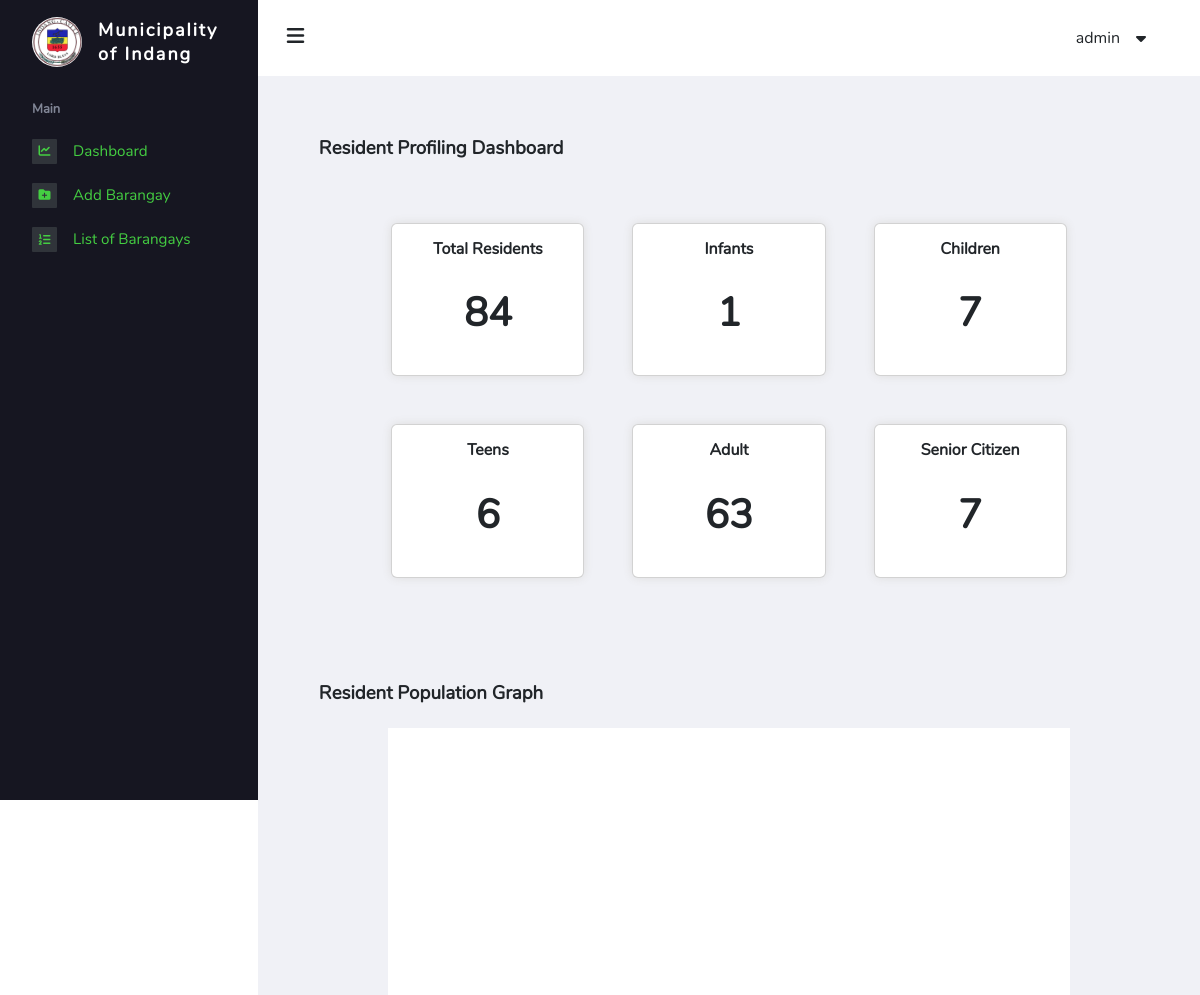
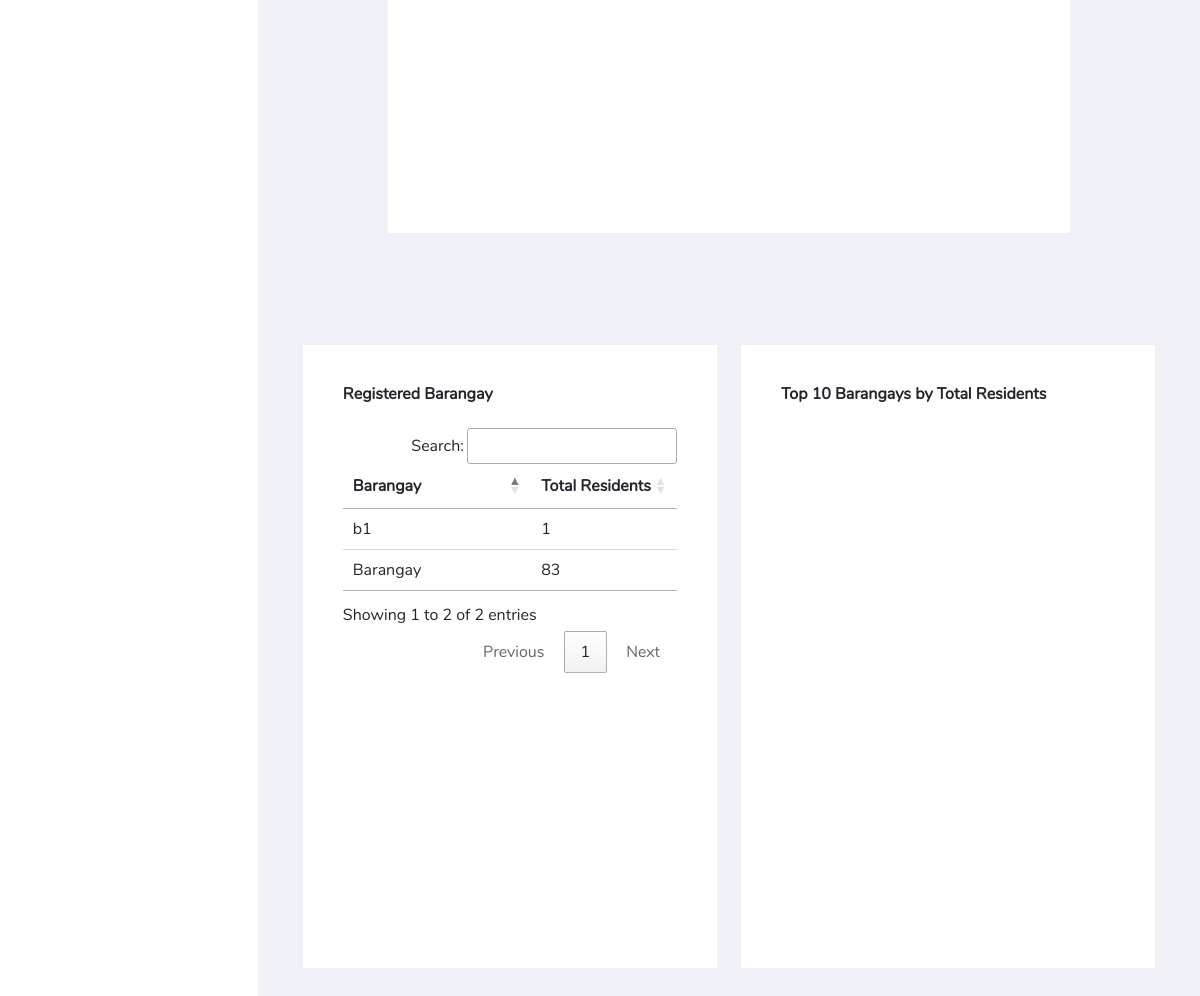
Before: /admin/index.php (signed in) with the older database file (2 pictures, top to bottom).
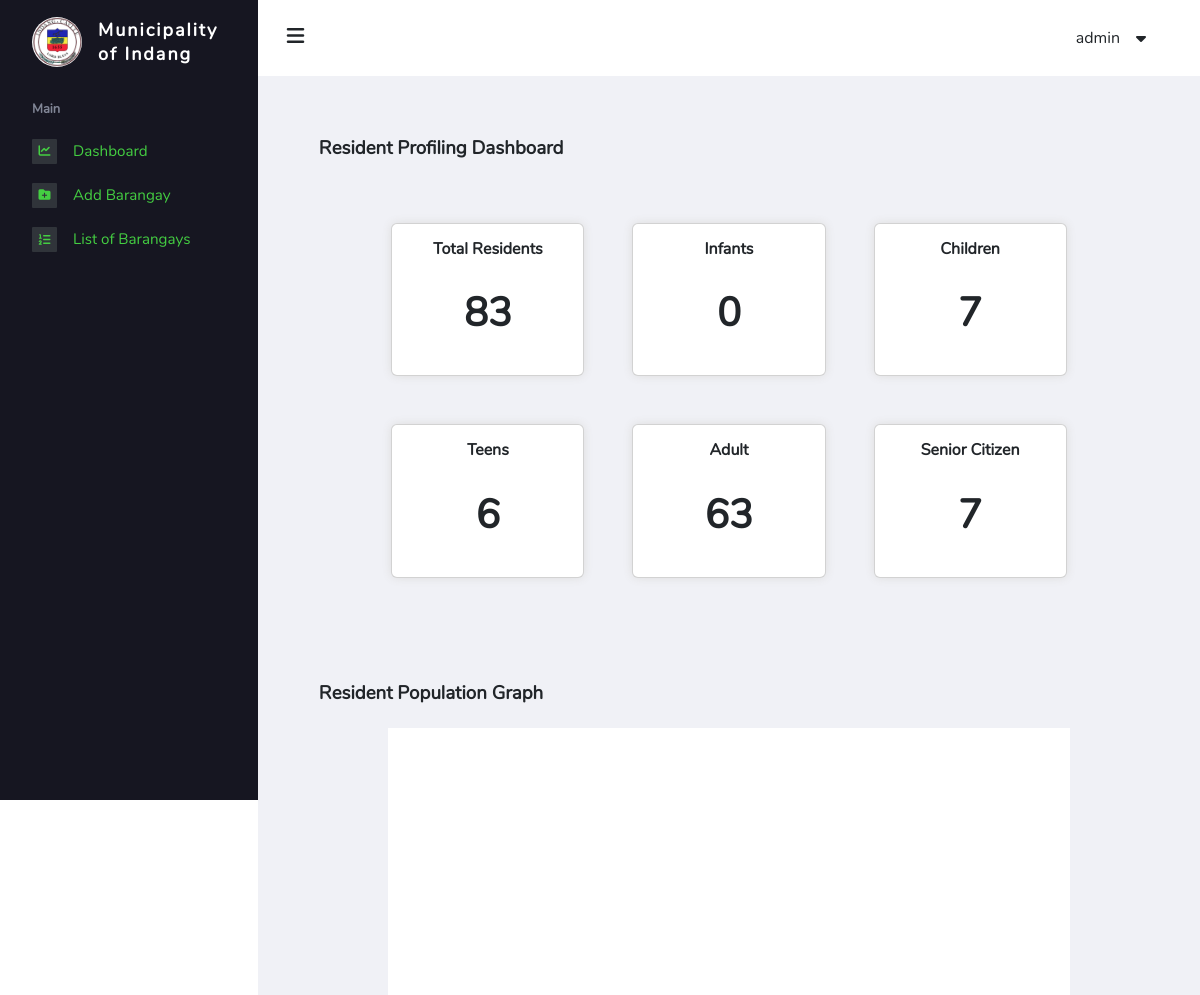
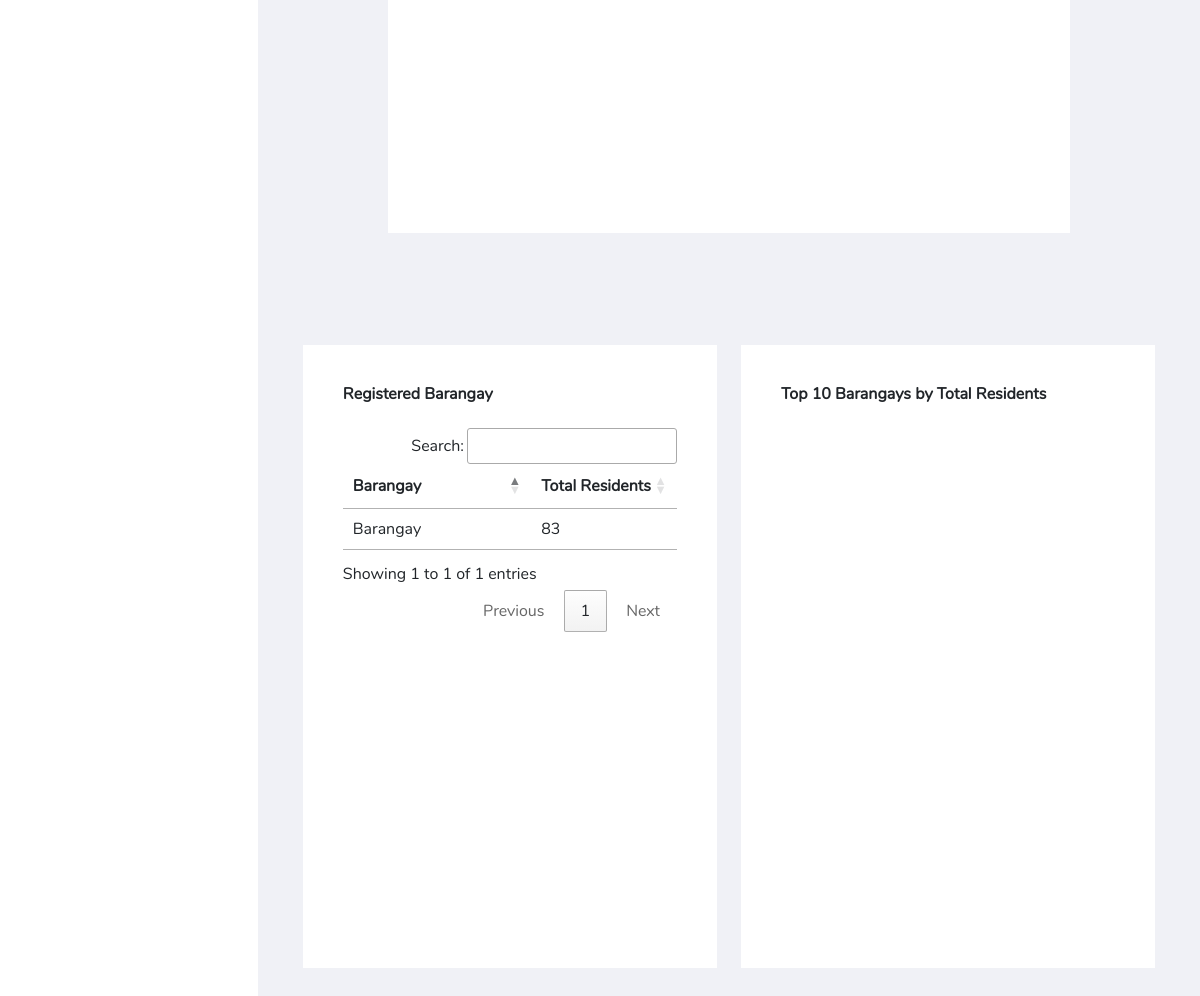
After: the same page with the newer database file (2 pictures, top to bottom).
### tables this page shows
CREATE TABLE `superadmin_config` (
  `municipality_id` int(11) NOT NULL,
  `municipality_name` varchar(255) NOT NULL,
  `municipality_link` varchar(255) NOT NULL,
  `municipality_logo` varchar(255) NOT NULL
);

CREATE TABLE `super_accounts` (
  `id` int(11) NOT NULL,
  `user_id` bigint(20) NOT NULL,
  `fullname` varchar(100) NOT NULL,
  `username` varchar(100) NOT NULL,
  `password` varchar(255) NOT NULL
);

CREATE TABLE `barangay` (
  `b_id` int(11) NOT NULL,
  `b_name` varchar(50) NOT NULL,
  `b_address` varchar(100) NOT NULL,
  `b_logo` varchar(100) NOT NULL,
  `b_link` varchar(100) NOT NULL,
  `is_active` tinyint(1) NOT NULL
);

### admin/includes/login-system.inc.php (called while the page is built, shortened)
<?php
function checkLogin($pdo)
{
    if (isset($_SESSION['user_id'])) {
        $id = $_SESSION['user_id'];
        $result = $pdo->query("SELECT * FROM super_accounts WHERE user_id = '$id' LIMIT 1");
        $result->execute();
        $numRows = $result->rowCount();
        if ($result && $numRows > 0) {
            $user_data = $result->fetch();
            return $user_data;
        }
    }
    die;
}

### admin/includes/session.inc.php (called while the page is built, shortened)
<?php
include 'includes/dbh.inc.php';
include 'includes/login-system.inc.php';
$user_data = checkLogin($pdo);

### admin/index.php (the view, shortened to what this page needs)
<?php
include 'includes/session.inc.php';
$query = "SELECT * FROM barangay";
$stmt = $pdo->query($query);
$barangays = $stmt->fetchAll(PDO::FETCH_ASSOC);
$total_residents = $pdo->query("SELECT COALESCE(COUNT(*), 0) FROM resident")->fetchColumn();
$ages = $pdo->query("SELECT TIMESTAMPDIFF(YEAR, birthdate, CURDATE()) AS age FROM resident")->fetchAll(PDO::FETCH_COLUMN);
$infant = count(array_filter($ages, function ($age) {
    return $age >= 0 && $age <= 1;
}));
$children = count(array_filter($ages, function ($age) {
    return $age >= 2 && $age <= 12;
}));
$teens = count(array_filter($ages, function ($age) {
    return $age >= 13 && $age <= 17;
}));
$adult = count(array_filter($ages, function ($age) {
    return $age >= 18 && $age <= 59;
}));
$senior = count(array_filter($ages, function ($age) {
    return $age >= 60;
}));
?>
<!DOCTYPE html>
<html lang="en">
<head>
    <link rel="stylesheet" href="https://cdnjs.cloudflare.com/ajax/libs/font-awesome/6.2.0/css/all.min.css" />
    <link href="https://cdn.jsdelivr.net/npm/bootstrap@5.3.0-alpha1/dist/css/bootstrap.min.css" rel="stylesheet">
    <link rel="stylesheet" href="https://cdn.datatables.net/1.13.4/css/jquery.dataTables.css" />
    <link rel="stylesheet" href="./assets/css/main.css" />
    <link rel="stylesheet" href="./assets/css/bs-overwrite.css" />
    <link rel="stylesheet" href="assets/css/dashboard.css" />
    <script src="https://cdn.tailwindcss.com"></script>
</head>
<body>
    <?php
    include 'partials/nav_sidebar.php';
    ?>
    <main class="main-content">
        <?php
        include 'partials/nav_header.php';
        ?>
        <div class="wrapper" style="margin-bottom: 10%;">
            <div class="page-header">
                <h3 class="page-title">Resident Profiling Dashboard</h3>
            </div>
            <div class="page-body">
                <div class="card-container">
                    <div class="cards">
                        <div class="card">
                            <h1 class="card-title">Total Residents</h1>
                            <p class="card-body"><?php echo $total_residents ?></p>
                        </div>
                        <div class="card">
                            <h1 class="card-title">Infants</h1>
                            <p class="card-body"><?php echo $infant ?></p>
                        </div>
                        <div class="card">
                            <h1 class="card-title">Children</h1>
                            <p class="card-body"><?php echo $children ?></p>
                        </div>
                    </div>
                    <div class="cards">
                        <div class="card">
                            <h1 class="card-title">Teens</h1>
                            <p class="card-body"><?php echo $teens ?></p>
                        </div>
                        <div class="card">
                            <h1 class="card-title">Adult</h1>
                            <p class="card-body"><?php echo $adult ?></p>
                        </div>
                        <div class="card">
                            <h1 class="card-title">Senior Citizen</h1>
                            <p class="card-body"><?php echo $senior ?></p>
                        </div>
                    </div>
                </div>
            </div>
            <div class="page-header">
                <h3 class="page-title">Resident Population Graph</h3>
            </div>
            <div class="chart-container">
                <div id="piechart"></div>
            </div>
            <div class="w-full md:flex gap-6 mt-28">
                <div class="w-full md:w-1/2 mb-3 bg-white p-10">
                    <h1 class="font-semibold mb-6">Registered Barangay</h1>
                    <table id="barangays-table" class="row-border hover">
                        <thead>
                            <tr>
                                <th class="w-full">Barangay</th>
                                <th class="whitespace-nowrap">Total Residents</th>
                            </tr>
                        </thead>
                        <tbody>
                            <?php foreach ($barangays as $barangay) : ?>
                                <?php
                                $barangayId = $barangay['b_id'];
                                $query = "SELECT COUNT(*) as total_residents FROM resident WHERE barangay_id = :barangay_id";
                                $stmt = $pdo->prepare($query);
                                $stmt->bindParam(':barangay_id', $barangayId, PDO::PARAM_INT);
                                $stmt->execute();
                                $result = $stmt->fetch(PDO::FETCH_ASSOC);
                                ?>
                                <tr>
                                    <td class="w-full"><?php echo $barangay['b_name'] ?></td>
                                    <td class="whitespace-nowrap"><?php echo $result['total_residents'] ?></td>
                                </tr>
                            <?php endforeach ?>
                        </tbody>
                    </table>
                </div>
                <div class="w-full md:w-1/2 mb-3 bg-white p-10">
                    <h1 class="font-semibold mb-6">Top 10 Barangays by Total Residents</h1>
                    <div id="columnChart" style="height: 500px;"></div>
                </div>
            </div>
    </main>
</body>
</html>

### admin/partials/nav_sidebar.php
<nav class="sidebar">
    <div class="sidebar__logo">
        <?php $municipality = $pdo->query("SELECT * FROM superadmin_config")->fetch(); ?>
        <div class="logo-img">
            <img src="./assets/images/<?php echo $municipality['municipality_logo'] ?>" alt="Logo of Indang" width="50px" />
        </div>
        <h1 class="barangay-name">Municipality of <?php echo $municipality['municipality_name'] ?></h1>
    </div>
    <ul class="sidebar__links">
        <li>
            <p>Main</p>
        </li>
        <li>
            <a href="index.php">
                <span class="sidebar__links-icon"><i class="fa-sharp fa-solid fa-chart-line"></i></span>
                <span class="sidebar__links-text">Dashboard</span>
            </a>
        </li>
        <li>
            <a href="barangay-add.php">
                <span class="sidebar__links-icon"><i class="fa-solid fa-folder-plus"></i></span>
                <span class="sidebar__links-text">Add Barangay</span>
            </a>
        </li>
        <li>
            <a href="barangay.php">
                <span class="sidebar__links-icon"><i class="fa-solid fa-list-ol"></i></span>
                <span class="sidebar__links-text">List of Barangays</span>
            </a>
        </li>
    </ul>
</nav>

### admin/partials/nav_header.php (shortened to what this page needs)
<header>
    <div class="burger-menu">
        <i class="fa-solid fa-bars"></i>
    </div>
    <div class="admin">
        <div class="admin__name"><?php echo $user_data['fullname']; ?>
        </div>
    </div>
</header>

### admin/assets/css/bs-overwrite.css (style rules this page uses)
.barangay-name { margin: 0; font-weight: bold; letter-spacing: 2px; line-height: normal; }
.page-title { font-size: 1.17em; font-weight: bold; }
.logo-img { padding-top: 0 !important; }
.logo-img img { max-width: 50px; }
p { margin: 0; }
ol, ul { padding-left: 0; }

### admin/assets/css/dashboard.css (style rules this page uses)
.page-body { background: none !important; }
.card-container { color: var(--primary-clr); }
.cards { display: flex; flex-wrap: wrap; justify-content: center; gap: 3rem; margin-bottom: 3rem; }
.card { background: var(--white); text-align: center; width: 25%; padding: 1rem; box-shadow: 0 0 10px #ddd; }
.card-title { font-weight: bold; font-size: 1rem; }
.card-body { font-size: 2.5rem; font-weight: 900; }
.chart-container { width: 80%; background: white; margin: auto; }
#piechart { width: 100%; min-height: 500px; margin: auto; }

### admin/assets/css/_root.css (style rules this page uses)
:root { --primary-clr: #001754; --secondary-clr: #818696; --white: #fff; --black: #000; --blue: #0062FF; --lightblue: #91bbff; --green-dark: #03A10A; --green-light: #44CE42; --background-clr: #f0f1f6; --background-sidebar: #161621; --fw-n: 300; --fw-m: 600; --fw-l: 800; --fs-2: 5rem; --fs-3: 2rem; --fs-p: 1rem; }
* { margin: 0; padding: 0; box-sizing: border-box; font-family: "nunito-regular", sans-serif; }
li, a { list-style-type: none; text-decoration: none; }
.wrapper { width: 100%; padding: 2.8rem 2.8rem 0 2.8rem; }

### admin/assets/css/_header.css (style rules this page uses)
.main-content { margin-left: 258px; background-color: var(--background-clr); padding-bottom: 5%; min-height: 100vh; }
header { background-color: var(--white); height: calc(60px + 1rem); display: flex; justify-content: space-between; align-items: center; padding: 0 5rem 0 1.8rem; }
.burger-menu i { font-size: 20px; }
.admin__name { position: relative; cursor: pointer; }
.admin__name::after { position: absolute; content: "\f0d7"; padding-left: 1rem; top: 50%; transform: translateY(-50%); font-family: "Font Awesome 5 Free"; font-weight: 900; }

### admin/assets/css/_add-brgy.css (style rules this page uses)
.page-body { position: relative; }

### admin/assets/css/_resident-profiling.css (style rules this page uses)
.page-header { margin: 1rem 1rem 1.5rem 1rem; }
.page-body { padding: 2.5rem; background: var(--white); }

### admin/assets/css/_sidebar.css (style rules this page uses)
nav { background-color: var(--background-sidebar); display: flex; flex-direction: column; align-items: center; height: 100vh; width: 258px; padding: .5rem 0; position: fixed; top: 0; left: 0; transition: all 400ms ease; overflow: hidden; z-index: 9999; font-family: 'nunito-medium', sans-serif; }
.sidebar__logo { min-height: 60px; display: flex; align-items: center; gap: 1rem; padding: .5rem 2rem 0 2rem; }
.sidebar__logo .logo-img { padding-top: 5px; }
.barangay-name { color: var(--white); font-size: 18px; letter-spacing: 2px; }
.sidebar__logo img { border-radius: 50%; }
.sidebar__links { padding: 2rem 0 0 2rem; display: flex; flex-direction: column; gap: 1.2rem; width: 100%; z-index: 1000; }
.sidebar__links li:nth-child(1) { color: var(--secondary-clr); font-size: 0.8125rem; font-weight: var(--fw-l); }
.sidebar__links li a { display: flex; width: 100%; gap: 1rem; align-items: center; background-color: var(--background-sidebar); color: var(--green-light); transition: color 200ms ease-in; font-size: .95rem; }
.sidebar__links-icon { background-color: #30343a; border-radius: 1px; font-size: 12px; width: 25px; height: 25px; display: flex; align-items: center; justify-content: center; }
.sidebar__links-icon { color: var(--green-light); }
.burger-menu, .burger-menu2 { cursor: pointer; z-index: 1; }
.main-content { transition: margin-left 400ms ease; }

Changed rows visible on the page:
removed barangay: b_name "b1", total_residents "1"
Other visible differences:
$total_residents: "84" → "83"
$infant: "1" → "0"
text written by a page script: "Search: Showing 1 to 2 of 2 entries Previous 1 Next" → "Search: Showing 1 to 1 of 1 entries Previous 1 Next"
